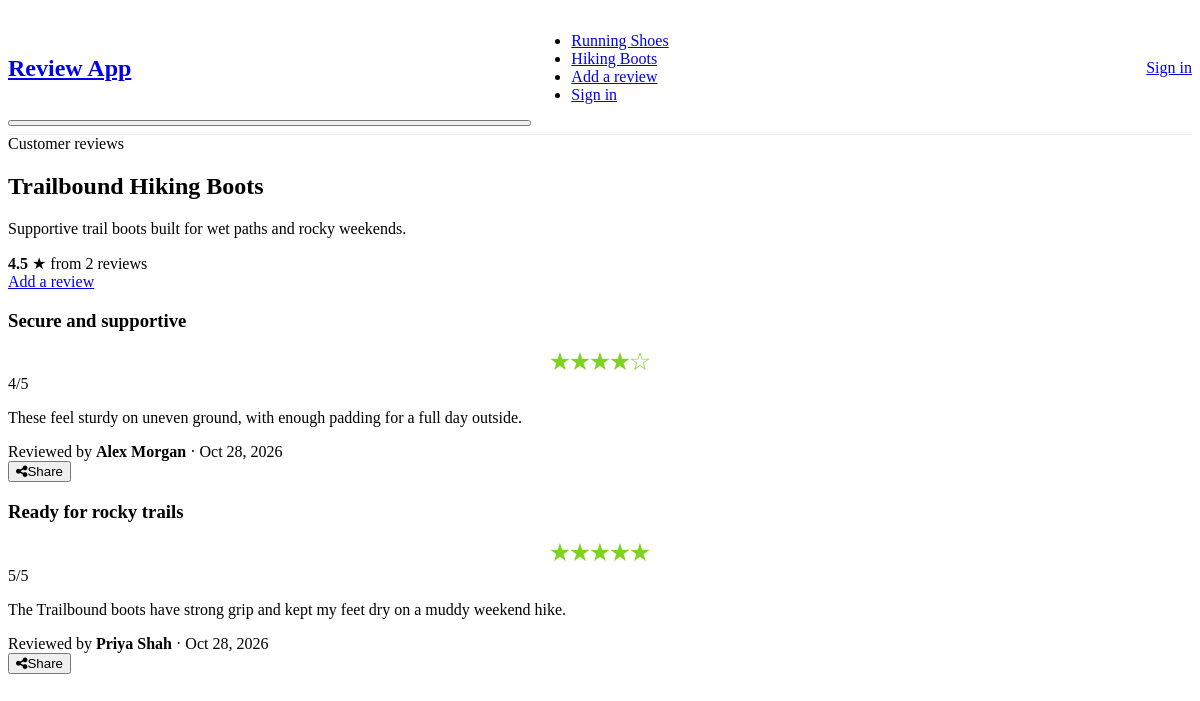
/products/trailbound, run on the app's committed database.
### models.py (models this page shows)
class Review(db.Model):
    __tablename__ = "reviews"
    __table_args__ = (
        db.CheckConstraint("rating >= 1 AND rating <= 5", name="check_review_rating"),
        db.UniqueConstraint("user_id", "product_id", name="uq_review_user_product"),
    )
    id = db.Column(db.Integer, primary_key=True)
    user_id = db.Column(db.Integer, db.ForeignKey("users.id"), nullable=True, index=True)
    product_id = db.Column(db.String(40), nullable=False, default="aurora")
    reviewer_name = db.Column(db.String(120), nullable=False)
    title = db.Column(db.String(200), nullable=False)
    content = db.Column(db.Text, nullable=False)
    rating = db.Column(db.Integer, nullable=False)
    approved = db.Column(db.Boolean, nullable=False, default=True, server_default="1")
    created_at = db.Column(
        db.DateTime(timezone=True),
        nullable=False,
        default=lambda: datetime.now(timezone.utc),
    )
    author = db.relationship("User", back_populates="reviews")

### controllers/review.py (the view)
@main.route('/products/<product_id>')
def product(product_id):
    product = get_product(product_id)
    reviews = Review.query.filter_by(product_id=product_id, approved=True).order_by(Review.created_at.desc()).all()
    review_count = len(reviews)
    review_average = round(sum(review.rating for review in reviews) / review_count, 1) if review_count else None
    return render_template(
        'index.html',
        product_id=product_id,
        product=product,
        reviews=reviews,
        review_count=review_count,
        review_average=review_average,
    )

### controllers/shared.py (called while the page is built)
def get_product(product_id):
    product = PRODUCTS.get(product_id)
    if product is None:
        abort(404)
    return product

def current_user():
    user_id = session.get('user_id')
    return db.session.get(User, user_id) if user_id is not None else None

@main.before_app_request
def load_current_user():
    g.current_user = current_user()

@main.context_processor
def add_template_user():
    user = g.get('current_user')
    user_review = None
    product_id = request.view_args.get('product_id') if request.view_args else None
    if user is not None and product_id:
        user_review = Review.query.filter_by(
            product_id=product_id,
            user_id=user.id,
        ).first()
    return {'current_user': user, 'user_review': user_review}

### templates/index.html (shortened to what this page needs)
{% extends "base.html" %}
{% block content %}
<main class="container py-4">
    <section class="card mb-4">
        <div class="card-body d-flex flex-wrap justify-content-between align-items-center gap-3">
            <div>
                <span class="badge bg-secondary mb-2">Customer reviews</span>
                <h2 class="mb-1">{{ product.name }}</h2>
                <p class="text-muted mb-0">{{ product.description }}</p>
                {% if review_average is not none %}
                    <div class="d-flex align-items-center gap-2 mt-3" aria-label="Average rating: {{ review_average }} out of 5 from {{ review_count }} reviews">
                        <strong class="fs-5">{{ '%.1f'|format(review_average) }}</strong>
                        <span class="text-warning" aria-hidden="true">★</span>
                        <span class="text-muted">from {{ review_count }} review{{ '' if review_count == 1 else 's' }}</span>
                    </div>
                {% else %}
                    <p class="text-muted mt-3 mb-0">No ratings yet</p>
                {% endif %}
            </div>
            {% if user_review %}
                <a class="btn btn-primary" href="{{ url_for('main.edit_review', review_id=user_review.id) }}">Edit my review</a>
            {% else %}
                <a class="btn btn-primary" href="{{ url_for('main.add', product_id=product_id) }}">Add a review</a>
            {% endif %}
        </div>
    </section>
    {% if reviews %}
        <div class="row">
            {% for review in reviews %}
                <article id="review-{{ review.id }}" class="col-12 mb-3 review-entry">
                    <div class="card review-card">
                        <div class="card-body">
                            <div class="d-flex flex-wrap justify-content-between align-items-start gap-3 mb-3">
                                <h3 class="card-title mb-0">{{ review.title }}</h3>
                                <div class="d-flex align-items-center gap-2">
                                    <div class="rating star-icon value-{{ review.rating }} mb-0"
                                         role="img" aria-label="Rating: {{ review.rating }} out of 5">
                                        <div class="star-container" aria-hidden="true">
                                            {% for _ in range(5) %}
                                                <div class="star icon">
                                                    <i class="star-empty"></i>
                                                    <i class="star-filled"></i>
                                                </div>
                                            {% endfor %}
                                        </div>
                                    </div>
                                    <span class="text-muted">{{ review.rating }}/5</span>
                                </div>
                            </div>
                            <p class="mb-3">{{ review.content }}</p>
                            <footer class="d-flex flex-wrap justify-content-between align-items-center gap-2 text-muted">
                                <div>
                                    <span>Reviewed by <strong>{{ review.reviewer_name }}</strong></span>
                                    <span aria-hidden="true"> · </span>
                                    <time datetime="{{ review.created_at.isoformat() }}">
                                        {{ review.created_at.strftime('%b %d, %Y') }}
                                    </time>
                                </div>
                                <div class="d-flex gap-2">
                                    <button class="btn btn-sm btn-outline-secondary review-share"
                                            type="button"
                                            data-url="{{ url_for('main.product', product_id=product_id, _external=True) }}#review-{{ review.id }}"
                                            data-title="{{ review.title|e }}"
                                            aria-label="Share review: {{ review.title|e }}">
                                        <i class="fa fa-share-alt me-1" aria-hidden="true"></i><span>Share</span>
                                    </button>
                                </div>
                            </footer>
                        </div>
                    </div>
                </article>
            {% endfor %}
        </div>
    {% else %}
        <p>No reviews for {{ product.name }} yet. Be the first to add one!!</p>
    {% endif %}
</main>
{% endblock %}

### static/styles/style.css (style rules this page uses)
.review-entry { scroll-margin-top: 1.5rem; }
.review-card { transition: border-color 180ms ease, box-shadow 180ms ease; }

### data on the page
Review: title "Secure and supportive", rating "4", content "These feel sturdy on uneven ground, with enough padding for a full day outside.", reviewer_name "Alex Morgan", created_at "Oct 28, 2026"
Review: title "Ready for rocky trails", rating "5", content "The Trailbound boots have strong grip and kept my feet dry on a muddy weekend hike.", reviewer_name "Priya Shah", created_at "Oct 28, 2026"

### other printed values
{{ product.name }} "Trailbound Hiking Boots"
{{ product.description }} "Supportive trail boots built for wet paths and rocky weekends."
{{ '%.1f'|format(review_average) }} "4.5"
{{ review_count }} "2"
{{ '' if review_count == 1 else 's' }} "s"
